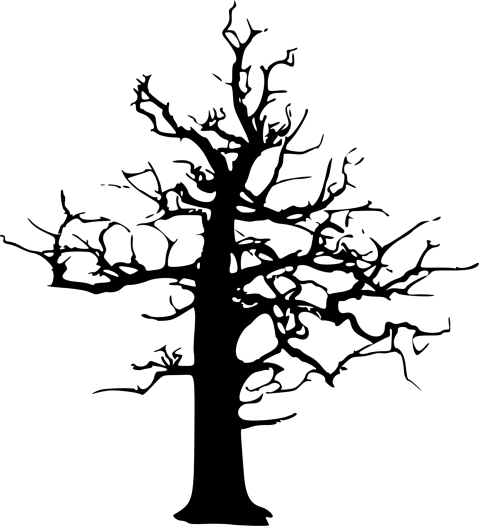
#> input picture graphics/resources/tree_silhouette.png, 958 x 1052 px, given in place of reference.png, which was not available (shown at 1/2 size)
$ python image_provider.py
#> lines starting #> are read from the running program, lines starting #| are printed output that depends on the picture; pictures that were not available may be replaced by others from this repository, and a replacement may not be noted
import matplotlib.pyplot as plt
import numpy as np


def _float_to_uint8(data: np.ndarray):
    return np.uint8(255 * data)


def _import_png(file_path: str):
#> called with file_path = 'resources/reference.png'
    img = plt.imread(file_path)
#> img is the input picture: shape (1052, 958, 4) float32; mean R, G, B, A 0, 0, 0, 0.161
    img = _float_to_uint8(img)
    return img


def _import_jpeg(file_path: str):
    img = plt.imread(file_path)
    img = -img
    img = _float_to_uint8(img)
    return img


def _downscale_image(img: np.ndarray, factor: int):
    from skimage.transform import resize

    img = resize(
        img,
        (img.shape[0] // factor, img.shape[1] // factor),
        anti_aliasing=True
    )

    img = _float_to_uint8(img)
    return img


def _save_image(img: np.ndarray, file_path: str):
    plt.imsave(file_path, img)


img_reference = _import_png('resources/reference.png')
img_northern_lights = _import_png('resources/downscaled_northern_lights.png')
#> call 2 of _import_png, with file_path = 'resources/downscaled_northern_lights.png'
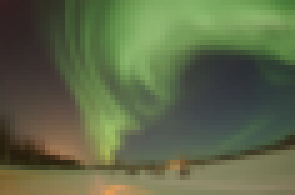
#> input picture graphics/resources/downscaled_northern_lights.png, 59 x 39 px (shown 5 times larger)
#> in _import_png, img is the input picture: shape (39, 59, 4) float32; mean R, G, B, A 0.367, 0.408, 0.281, 1
img_tree = _import_png('resources/downscaled_tree.png')
#> call 3 of _import_png, with file_path = 'resources/downscaled_tree.png'
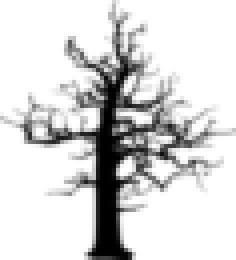
#> input picture graphics/resources/downscaled_tree.png, 59 x 65 px (shown 4 times larger)
#> in _import_png, img is the input picture: shape (65, 59, 4) float32; mean R, G, B, A 0, 0, 0, 0.159
img_morning_sky = _import_png('resources/downscaled_morning_sky.png')
#> call 4 of _import_png, with file_path = 'resources/downscaled_morning_sky.png'
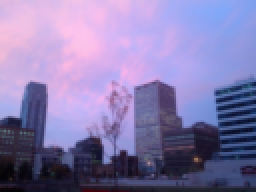
#> input picture graphics/resources/downscaled_morning_sky.png, 128 x 96 px (shown 2 times larger)
#> in _import_png, img is the input picture: shape (96, 128, 4) float32; mean R, G, B, A 0.529, 0.484, 0.677, 1
